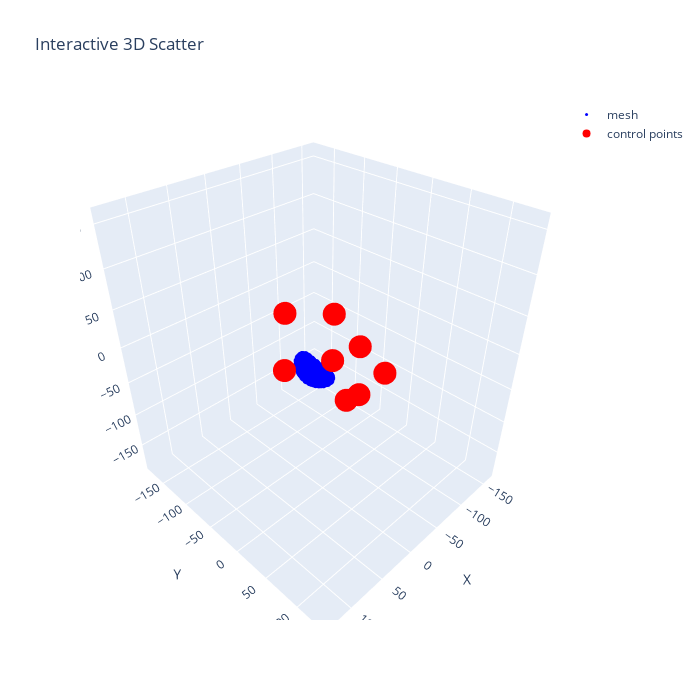

Notebook cell for this chart:
### Code cell
run(1)

### Figure 1 — Plotly figure (JSON) as saved in the notebook; plotly's stock layout.template omitted (floating-point values rounded to 4 significant figures; data arrays with more than 128 entries replaced by an {"elided": "..."} marker saying what was removed)
{"data": [{"marker": {"color": "blue", "size": 3}, "mode": "markers", "name": "mesh", "type": "scatter3d", "x": {"elided": "162 float values"}, "y": {"elided": "162 float values"}, "z": {"elided": "162 float values"}}, {"marker": {"color": "red", "size": 8}, "mode": "markers", "name": "control points", "type": "scatter3d", "x": [62.29, 104.4, 128.1, 92.65, 67.3, 55.07, 129.9, 97.66], "y": [104.3, 128.0, 84.16, 131.1, 78.15, 127.0, 83.16, 105.8], "z": [104.3, 83.72, 156.7, 84.69, 127.5, 84.58, 103.4, 108.4]}], "layout": {"height": 700, "scene": {"xaxis": {"title": {"text": "X"}}, "yaxis": {"title": {"text": "Y"}}, "zaxis": {"title": {"text": "Z"}}}, "title": {"text": "Interactive 3D Scatter"}, "width": 700}}
